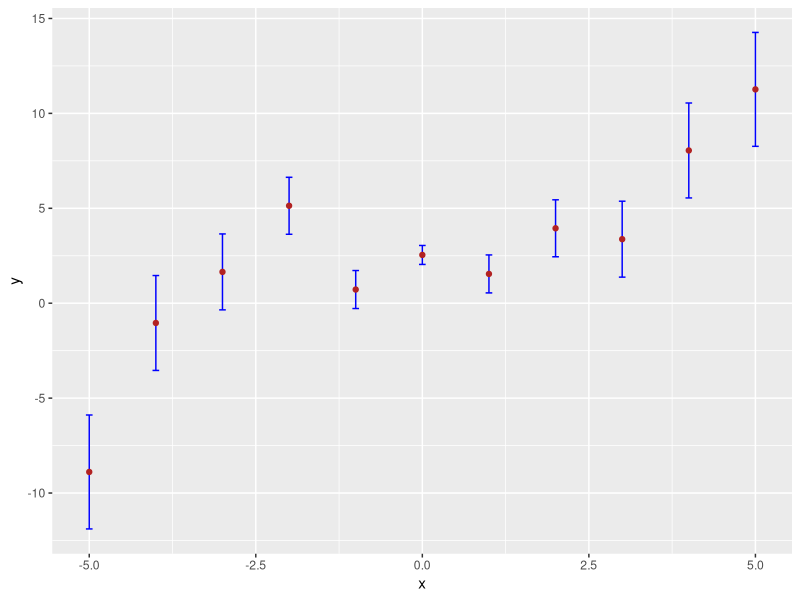
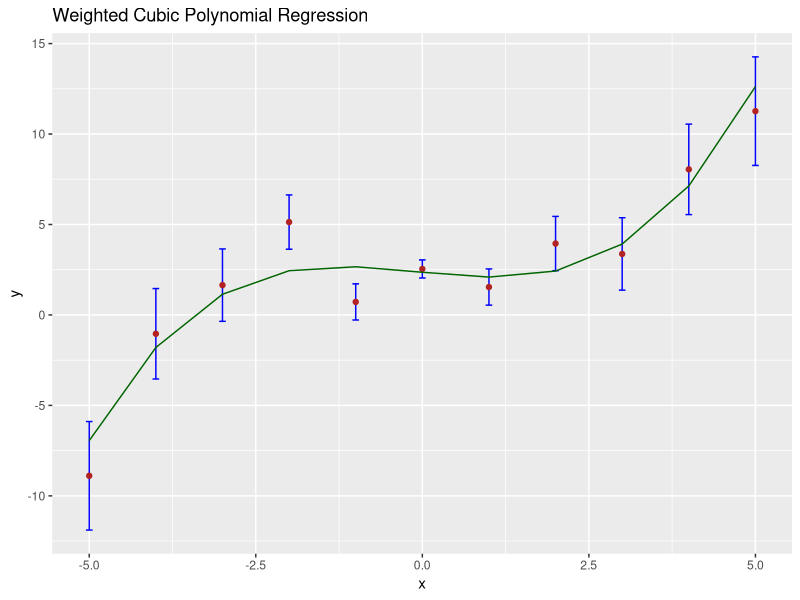
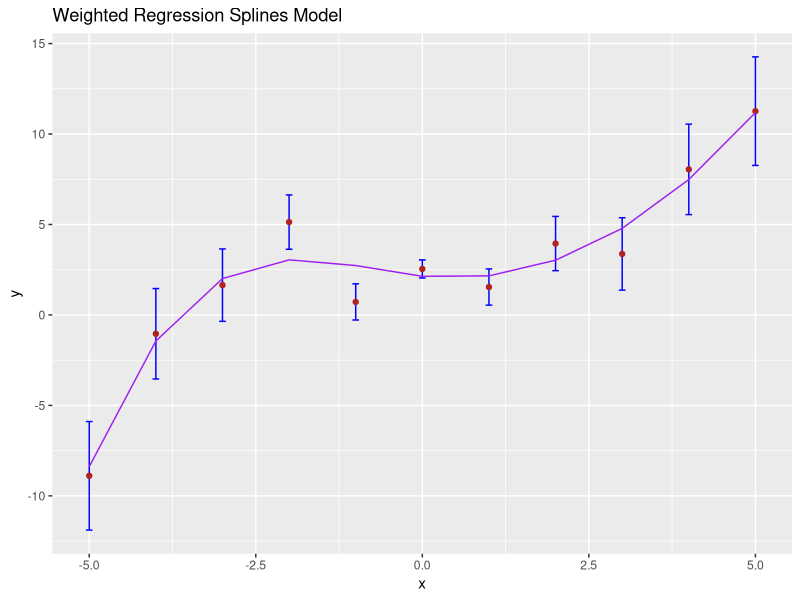
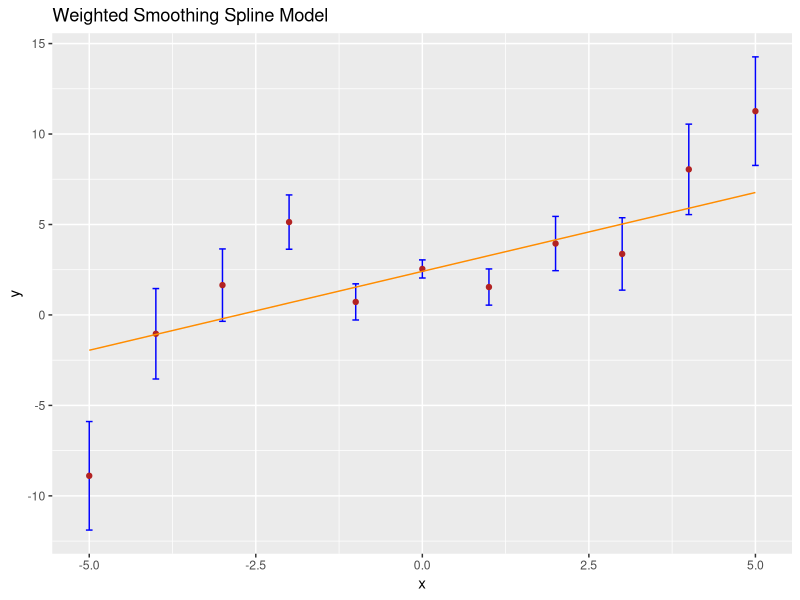
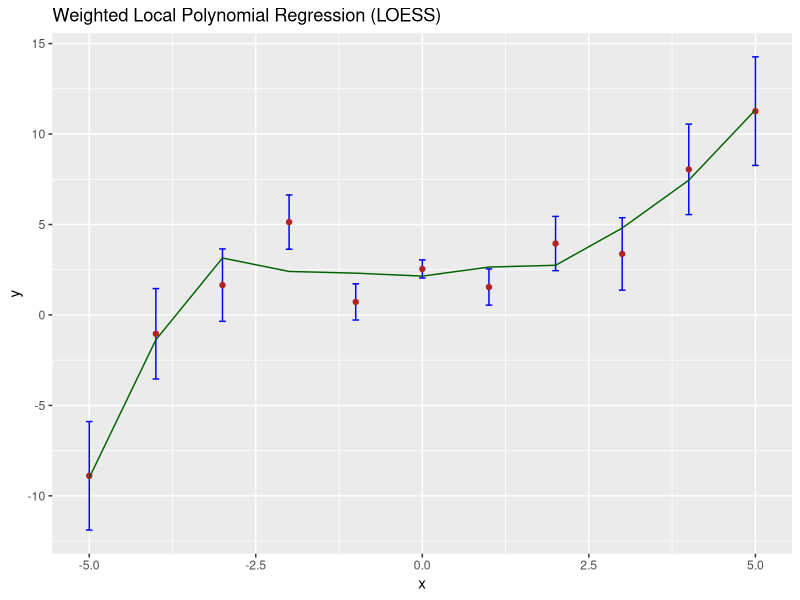
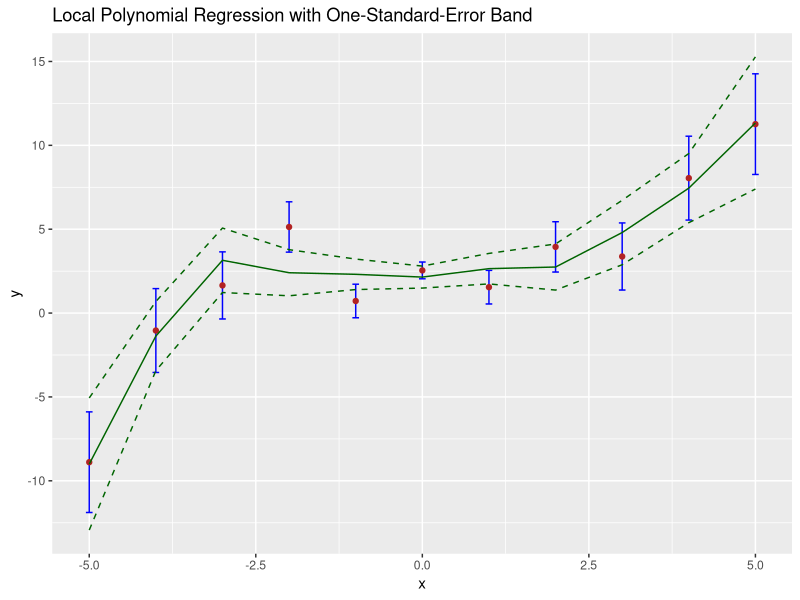

Reproduce these figures in R, in order.
## ---- chunk 1
suppressMessages(library(tidyverse))
## ---- chunk 2
set.seed(555)
x <- -5:5
y <- 0.1*x^3 - 0.5*x + 2.1 + rnorm(length(x),mean=0,sd=0.5*(1+abs(x)))
e <- 0.5*(1+abs(x))

df <- data.frame("x"=x,"y"=y,"e"=e)

suppressMessages(library(tidyverse))
ggplot(data=df,mapping=aes(x=x,y=y)) +
  geom_errorbar(aes(ymin=y-e, ymax=y+e), width=.1,color="blue") +
  geom_point(color="firebrick")
## ---- chunk 3
# REPLACE ME WITH CODE
# Fit a weighted cubic regression model
model <- lm(y ~ poly(x, 3, raw = TRUE), data = df, weights = 1 / e^2)

# Predict y values using the fitted model
df$y_pred <- predict(model, newdata = df)

# Plot the data, error bars, and regression line
library(ggplot2)
ggplot(data = df, mapping = aes(x = x, y = y)) +
  geom_errorbar(aes(ymin = y - e, ymax = y + e), width = 0.1, color = "blue") +
  geom_point(color = "firebrick") +
  geom_line(aes(y = y_pred), color = "darkgreen") +
  labs(title = "Weighted Cubic Polynomial Regression", x = "x", y = "y")

# Display model coefficients
print("Model Coefficients:")
print(coef(model))

# Compute the mean-squared error
mse <- mean((df$y - df$y_pred)^2)
print(paste("Mean Squared Error (MSE):", mse))
## ---- chunk 4
# REPLACE ME WITH CODE
# Load necessary library for splines
library(splines)

# Fit a spline regression model with 4 degrees of freedom
spline_model <- lm(y ~ bs(x, df = 4), data = df, weights = 1 / e^2)

# Predict y values using the fitted spline model
df$y_pred_spline <- predict(spline_model, newdata = df)

# Plot the data, error bars, and spline regression line
ggplot(data = df, mapping = aes(x = x, y = y)) +
  geom_errorbar(aes(ymin = y - e, ymax = y + e), width = 0.1, color = "blue") +
  geom_point(color = "firebrick") +
  geom_line(aes(y = y_pred_spline), color = "purple") +
  labs(title = "Weighted Regression Splines Model", x = "x", y = "y")

# Display spline model coefficients
print("Spline Model Coefficients:")
print(coef(spline_model))

# Compute the mean-squared error for the spline model
mse_spline <- mean((df$y - df$y_pred_spline)^2)
print(paste("Mean Squared Error (MSE) for Spline Model:", mse_spline))

## ---- chunk 5
# REPLACE ME WITH CODE
# Fit a smoothing spline model with weights
spline_smooth <- smooth.spline(x = df$x, y = df$y, w = 1 / df$e^2, cv=TRUE)

# Predict y values using the fitted smoothing spline model
df$y_pred_smooth <- predict(spline_smooth, x = df$x)$y

# Plot the data, error bars, and smoothing spline line
ggplot(data = df, mapping = aes(x = x, y = y)) +
  geom_errorbar(aes(ymin = y - e, ymax = y + e), width = 0.1, color = "blue") +
  geom_point(color = "firebrick") +
  geom_line(aes(y = y_pred_smooth), color = "darkorange") +
  labs(title = "Weighted Smoothing Spline Model", x = "x", y = "y")

# Display the degrees of freedom used in the smoothing spline
print(paste("Degrees of Freedom used in Smoothing Spline:", spline_smooth$df))

# Compute the mean-squared error for the smoothing spline model
mse_smooth <- mean((df$y - df$y_pred_smooth)^2)
print(paste("Mean Squared Error (MSE) for Smoothing Spline Model:", mse_smooth))

## ---- chunk 6
# REPLACE ME WITH CODE

# Fit a local polynomial regression model with a span of 0.6
local_poly_model <- loess(y ~ x, data = df, weights = 1 / e^2, span = 0.6)

# Predict y values using the fitted local polynomial model
df$y_pred_local <- predict(local_poly_model, newdata = df)

# Plot the data, error bars, and local polynomial regression line
ggplot(data = df, mapping = aes(x = x, y = y)) +
  geom_errorbar(aes(ymin = y - e, ymax = y + e), width = 0.1, color = "blue") +
  geom_point(color = "firebrick") +
  geom_line(aes(y = y_pred_local), color = "darkgreen") +
  labs(title = "Weighted Local Polynomial Regression (LOESS)", x = "x", y = "y")

# Compute the mean-squared error for the local polynomial model
mse_local <- mean((df$y - df$y_pred_local)^2)
print(paste("Mean Squared Error (MSE) for Local Polynomial Regression:", mse_local))

## ---- chunk 7
# REPLACE ME WITH CODE
# Fit a local polynomial regression model with a span of 0.6
local_poly_model <- loess(y ~ x, data = df, weights = 1 / e^2, span = 0.6)

# Predict y values and standard errors
p <- predict(local_poly_model, newdata = df, se = TRUE)

# Store predictions and standard error bounds in the data frame
df$y_pred_local <- p$fit
df$y_upper <- p$fit + p$se.fit
df$y_lower <- p$fit - p$se.fit

# Plot with one-standard-error confidence band
ggplot(data = df, mapping = aes(x = x, y = y)) +
  geom_errorbar(aes(ymin = y - e, ymax = y + e), width = 0.1, color = "blue") +
  geom_point(color = "firebrick") +
  geom_line(aes(y = y_pred_local), color = "darkgreen") +
  geom_line(aes(y = y_upper), color = "darkgreen", linetype = "dashed") +
  geom_line(aes(y = y_lower), color = "darkgreen", linetype = "dashed") +
  labs(title = "Local Polynomial Regression with One-Standard-Error Band", x = "x", y = "y")


